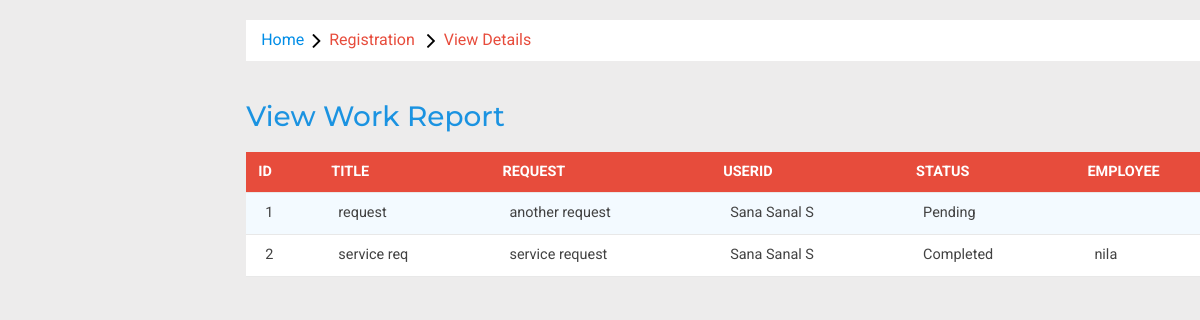
Screenshot of /admin/workreport.php with the database file from the repository.
### tables this page shows
CREATE TABLE IF NOT EXISTS `tbl_request` (
  `Id` int(11) NOT NULL AUTO_INCREMENT,
  `Userid` varchar(500) NOT NULL,
  `Title` varchar(500) NOT NULL,
  `Request` text NOT NULL,
  `Status` varchar(500) NOT NULL,
  `Employee` varchar(500) NOT NULL,
  PRIMARY KEY (`Id`)
);

CREATE TABLE IF NOT EXISTS `tbl_reg` (
  `Id` int(11) NOT NULL AUTO_INCREMENT,
  `Name` varchar(100) NOT NULL,
  `Email` varchar(500) NOT NULL,
  `Phno` varchar(100) NOT NULL,
  `Address` text NOT NULL,
  `Place` text NOT NULL,
  `Password` varchar(500) NOT NULL,
  `Status` varchar(500) NOT NULL,
  PRIMARY KEY (`Id`)
);

CREATE TABLE IF NOT EXISTS `worker` (
  `Id` int(10) NOT NULL AUTO_INCREMENT,
  `Name` varchar(100) NOT NULL,
  `Address` varchar(100) NOT NULL,
  `Location` varchar(500) NOT NULL,
  `Pin` varchar(500) NOT NULL,
  `Phone` varchar(100) NOT NULL,
  `Email` varchar(100) NOT NULL,
  `Image` varchar(500) NOT NULL,
  `Password` varchar(500) NOT NULL,
  PRIMARY KEY (`Id`)
);

### admin/workreport.php (the view, shortened to what this page needs)
<?php
include '../db.php';
?>
<!DOCTYPE HTML>
<html>
<head>
<link href="css/bootstrap.min.css" rel='stylesheet' type='text/css' />
<link href="css/style.css" rel='stylesheet' type='text/css' />
<link rel="stylesheet" href="css/morris.css" type="text/css"/>
<link href="css/font-awesome.css" rel="stylesheet">
<link rel="stylesheet" href="css/icon-font.min.css" type='text/css' />
<link rel="stylesheet" type="text/css" href="css/table-style.css" />
<link rel="stylesheet" type="text/css" href="css/basictable.css" />
</head>
<body>
   <div class="page-container">
<div class="left-content">
	   <div class="mother-grid-inner">
<ol class="breadcrumb">
                <li class="breadcrumb-item"><a href="home.php">Home</a><i class="fa fa-angle-right"></i>Registration <i class="fa fa-angle-right"></i>View Details</li>
            </ol>
<div style="margin-left: 320px;">
<div class="w3l-table-info" style="margin-left: -320px; overflow-x: auto;">
					  <h2>View Work Report</h2>
                                          <form name="f1" method="post" action="assign_work.php">
                                          <table id="table">
						<thead>
						  <tr>
							<th>Id</th>
							<th>Title</th>
                                                        <th>Request</th>
                                                            <th>Userid</th>
                                                         <th>Status</th>
                                                        <th>Employee</th>
						  </tr>
						</thead>
						<tbody>
						  <?php
                                                  $qr="select  * from tbl_request order by Id desc";
                                                  $qrr=  mysqli_query($con,$qr);
                                                  $i=1;
                                                  while($r=mysqli_fetch_array($qrr))
                                                  {
                                                      $emp=$r['Employee'];
                                                      $qemp=  mysqli_query($con, "select *from worker where Id='$emp'");
                                                      $r22=  mysqli_fetch_array($qemp);
                                                      $usr=$r['Userid'];
                                                      $qemp3=  mysqli_query($con, "select *from tbl_reg where Id='$usr'");
                                                      $r33=  mysqli_fetch_array($qemp3);
                                                  ?>
                                                    <tr>
                                                        <td><?php echo $i;?></td>
                                                        <td><?php echo $r['Title'];?></td>
                                                          <td><?php echo $r['Request'];?></td>
                                                    <td><?php echo $r33['Name'];?></td>
                                                        <td><?php echo $r['Status'];?></td>
                                                         <td><?php echo $r22['Name'];?></td>
                                                    </tr>
                                                    <?php
                                                  $i++;
                                                   }
                                                    ?>
						 </tbody>
                                                </table> </form>
    </div>
</div>
</div>
							</div>
</body>
</html>

### admin/css/table-style.css (style rules this page uses)
table { background: white; border-collapse: collapse; margin: 1.25em 0 0; width: 100%; }
table tr, table th, table td { border: none; border-bottom: 1px solid #e8e8e8; font-size: .95em; }
table th, table td { padding: 10px 12px; text-align: left; }
table th { background: #e74c3c; color: #fff; text-transform: uppercase; }
table tr td { background: #f3faff; color: #424242; }
table tr:nth-of-type(2n+2) td { background: #ffffff; }
table { width: 100%; }

### rows the page displays
tbl_request: Title "request", Request "another request", tbl_reg.Name "Sana Sanal S", Status "Pending"
tbl_request: Title "service req", Request "service request", tbl_reg.Name "Sana Sanal S", Status "Completed", worker.Name "nila"
